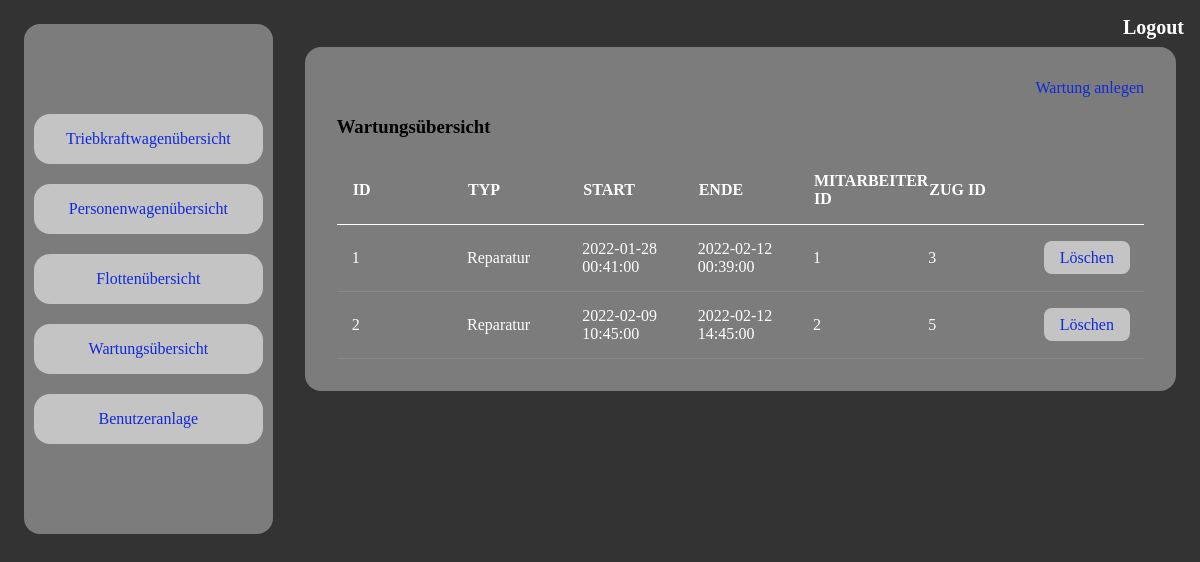
Screenshot of /maintenance/overview (signed in) with the database file from the repository.
### app/models.py (models this page shows, shortened)
class Maintenance(db.Model):
    __tablename__ = 'maintenance'
    id = db.Column(db.Integer, primary_key=True)
    type = db.Column(db.String(64), nullable=False)
    start_date = db.Column(db.DATETIME, nullable=False)
    end_date = db.Column(db.DATETIME, nullable=False)
    user_id = db.Column(db.Integer, db.ForeignKey('user.id'), nullable=False)
    train_id = db.Column(db.Integer, db.ForeignKey('train.id'))
    train = db.relationship("Train", back_populates="maintenances")

### app/routes.py (the view)
@app.route('/maintenance/overview', methods=['GET', 'POST'])
@login_required
def maintenance_overview():
    data = Maintenance.query.all()
    return render_template('/maintenance/maintenance_overview.html',
                           success=None,
                           title='Wartungsübersicht',
                           data=data)

### app/__init__.py (called while the page is built)
@event.listens_for(Engine, "connect")
def set_sqlite_pragma(dbapi_connection, connection_record):
    cursor = dbapi_connection.cursor()
    cursor.execute("PRAGMA foreign_keys=ON")
    cursor.close()

### app/models.py (called while the page is built)
    def is_admin(self):
        if self.role == UserRole.admin:
            return True
        else:
            return False

    @login.user_loader
    def load_user(id):
        return User.query.get(int(id))

### app/templates/maintenance/maintenance_overview.html (shortened to what this page needs)
{% extends "base.html" %}
{% block content %}
    <div style="display: flex; justify-content: flex-end; flex-direction: row">
     {% if current_user.is_admin() %}
         <a href="{{ url_for('maintenance_create') }}">Wartung anlegen</a>
     {% endif %}
    </div>
    <h3>Wartungsübersicht</h3>
    <form id="maintenance" action="{{url_for('maintenance_overview')}}" method="post">
        <table>
            <thead style="border-radius: 0.5rem">
            <tr class="tableHeader">
                <th>Id</th>
                <th>Typ</th>
                <th>Start</th>
                <th>Ende</th>
                <th>Mitarbeiter Id</th>
                 <th>Zug Id</th>
            </tr>
            </thead>
            <tbody>
                {% for maintenance in data %}
                    <tr class="tableContent">
                        <td>{{ maintenance.id }}</td>
                        <td>{{ maintenance.type }}</td>
                        <td>{{ maintenance.start_date }}</td>
                        <td>{{ maintenance.end_date }}</td>
                        <td>{{ maintenance.user_id }}</td>
                        <td>{{ maintenance.train_id }}</td>
                        {% if current_user.is_admin() %}
                        <td><a class="siteLink" href="{{ url_for('maintenance_delete', maintenance_id=maintenance.id) }}">Löschen</a></td>
                        {% endif %}
                    </tr>
                {% endfor %}
            </tbody>
        </table>
        </form>
{% endblock %}

### app/static/stylesheet.css (style rules this page uses)
*, *::before, *::after { box-sizing: border-box; }
a { color: #1029d9; text-align: center; text-weight: bold; text-decoration: none; }
body { background-color: #333333; }
.siteLink { background-color: #c4c4c4; border-radius: 0.5rem; padding: 0.5rem 1rem; cursor: pointer; }
table { width: 100%; table-layout: fixed; border-collapse: collapse; }
.tableHeader { border-bottom: 1px solid #ffff; }
.tableContent { overflow-x: auto; margin-top: 0; }
th { padding: 1rem; text-align: left; color: #ffff; text-transform: uppercase; font-weight: bold; }
td { padding: 15px; text-align: left; vertical-align: middle; color: #ffff; border-bottom: solid 1px rgba(255, 255, 255, 0.1); }

### rows the page displays
Maintenance: id "1", type "Reparatur", start_date "2022-01-28 00:41:00", end_date "2022-02-12 00:39:00", user_id "1", train_id "3"
Maintenance: id "2", type "Reparatur", start_date "2022-02-09 10:45:00", end_date "2022-02-12 14:45:00", user_id "2", train_id "5"
